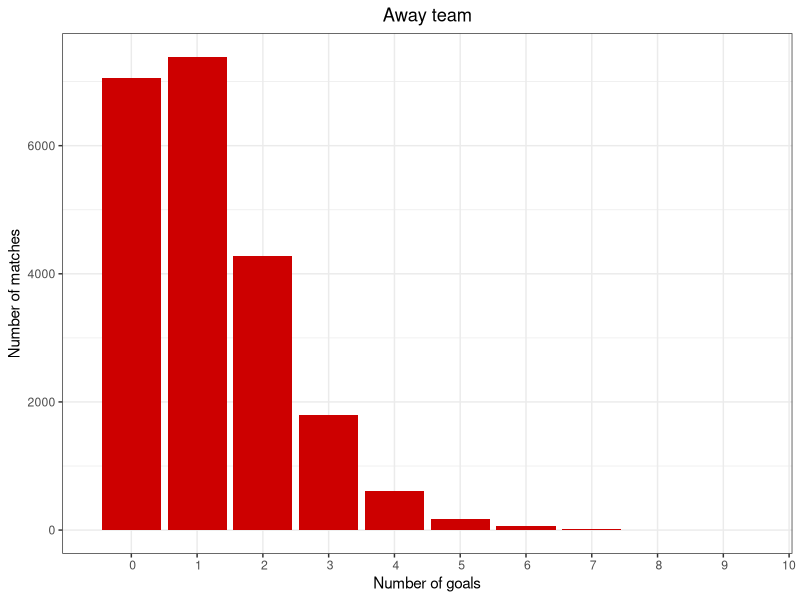

Write the R code that produced this figure.
library(ggplot2)
library(ggthemes)

away <- data.frame(x=rep(c(0, 1, 2, 3, 4, 5, 6, 7, 8, 9, 10), c(7064, 7386, 4274, 1801, 609, 179, 56, 9, 5, 1, 0)))

ggplot(away, aes(x)) +
  theme_bw() +
  geom_bar(fill="red3") + 
  scale_x_discrete(limits=c(0,1,2,3,4,5,6,7,8,9, 10)) +
  xlab("Number of goals") +
  ylab("Number of matches") +
  ggtitle("Away team") + 
  theme(plot.title = element_text(hjust = 0.5))
